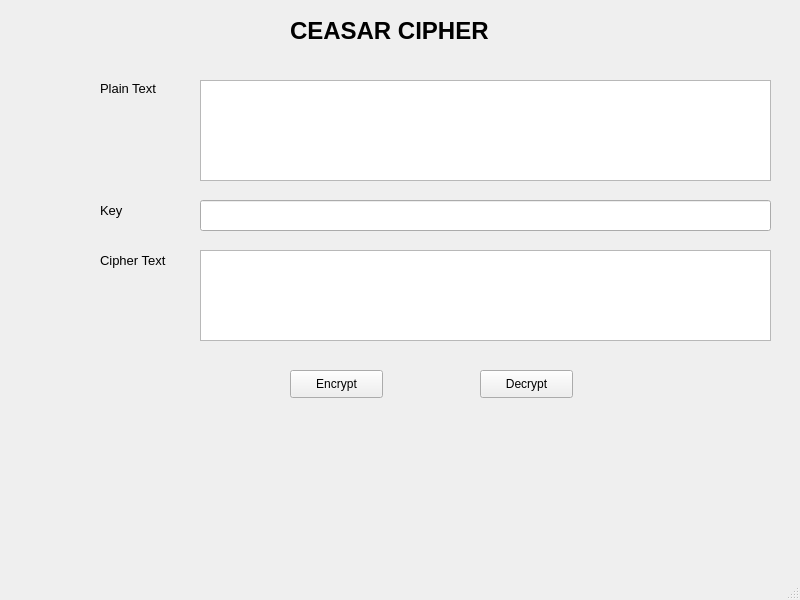
<?xml version="1.0" encoding="UTF-8"?>
<ui version="4.0">
 <class>MainWindow</class>
 <widget class="QMainWindow" name="MainWindow">
  <property name="geometry">
   <rect>
    <x>0</x>
    <y>0</y>
    <width>800</width>
    <height>600</height>
   </rect>
  </property>
  <property name="windowTitle">
   <string>MainWindow</string>
  </property>
  <widget class="QWidget" name="centralwidget">
   <widget class="QLabel" name="label">
    <property name="geometry">
     <rect>
      <x>100</x>
      <y>80</y>
      <width>91</width>
      <height>16</height>
     </rect>
    </property>
    <property name="font">
     <font>
      <pointsize>10</pointsize>
     </font>
    </property>
    <property name="text">
     <string>Plain Text</string>
    </property>
   </widget>
   <widget class="QTextEdit" name="txt_plain_text">
    <property name="geometry">
     <rect>
      <x>200</x>
      <y>80</y>
      <width>571</width>
      <height>101</height>
     </rect>
    </property>
   </widget>
   <widget class="QLabel" name="label_2">
    <property name="geometry">
     <rect>
      <x>100</x>
      <y>200</y>
      <width>31</width>
      <height>21</height>
     </rect>
    </property>
    <property name="font">
     <font>
      <pointsize>10</pointsize>
     </font>
    </property>
    <property name="text">
     <string>Key</string>
    </property>
   </widget>
   <widget class="QLineEdit" name="txt_key">
    <property name="geometry">
     <rect>
      <x>200</x>
      <y>200</y>
      <width>571</width>
      <height>31</height>
     </rect>
    </property>
   </widget>
   <widget class="QLabel" name="label_3">
    <property name="geometry">
     <rect>
      <x>100</x>
      <y>250</y>
      <width>101</width>
      <height>21</height>
     </rect>
    </property>
    <property name="font">
     <font>
      <pointsize>10</pointsize>
     </font>
    </property>
    <property name="text">
     <string>Cipher Text</string>
    </property>
   </widget>
   <widget class="QTextEdit" name="txt_cipher_text">
    <property name="geometry">
     <rect>
      <x>200</x>
      <y>250</y>
      <width>571</width>
      <height>91</height>
     </rect>
    </property>
   </widget>
   <widget class="QPushButton" name="btn_encrypt">
    <property name="geometry">
     <rect>
      <x>290</x>
      <y>370</y>
      <width>93</width>
      <height>28</height>
     </rect>
    </property>
    <property name="text">
     <string>Encrypt</string>
    </property>
   </widget>
   <widget class="QPushButton" name="btn_decrypt">
    <property name="geometry">
     <rect>
      <x>480</x>
      <y>370</y>
      <width>93</width>
      <height>28</height>
     </rect>
    </property>
    <property name="text">
     <string>Decrypt</string>
    </property>
   </widget>
   <widget class="QLabel" name="label_4">
    <property name="geometry">
     <rect>
      <x>290</x>
      <y>10</y>
      <width>281</width>
      <height>41</height>
     </rect>
    </property>
    <property name="font">
     <font>
      <pointsize>18</pointsize>
      <weight>75</weight>
      <bold>true</bold>
     </font>
    </property>
    <property name="text">
     <string>CEASAR CIPHER</string>
    </property>
   </widget>
  </widget>
  <widget class="QMenuBar" name="menubar">
   <property name="geometry">
    <rect>
     <x>0</x>
     <y>0</y>
     <width>800</width>
     <height>26</height>
    </rect>
   </property>
  </widget>
  <widget class="QStatusBar" name="statusbar"/>
 </widget>
 <resources/>
 <connections/>
</ui>
